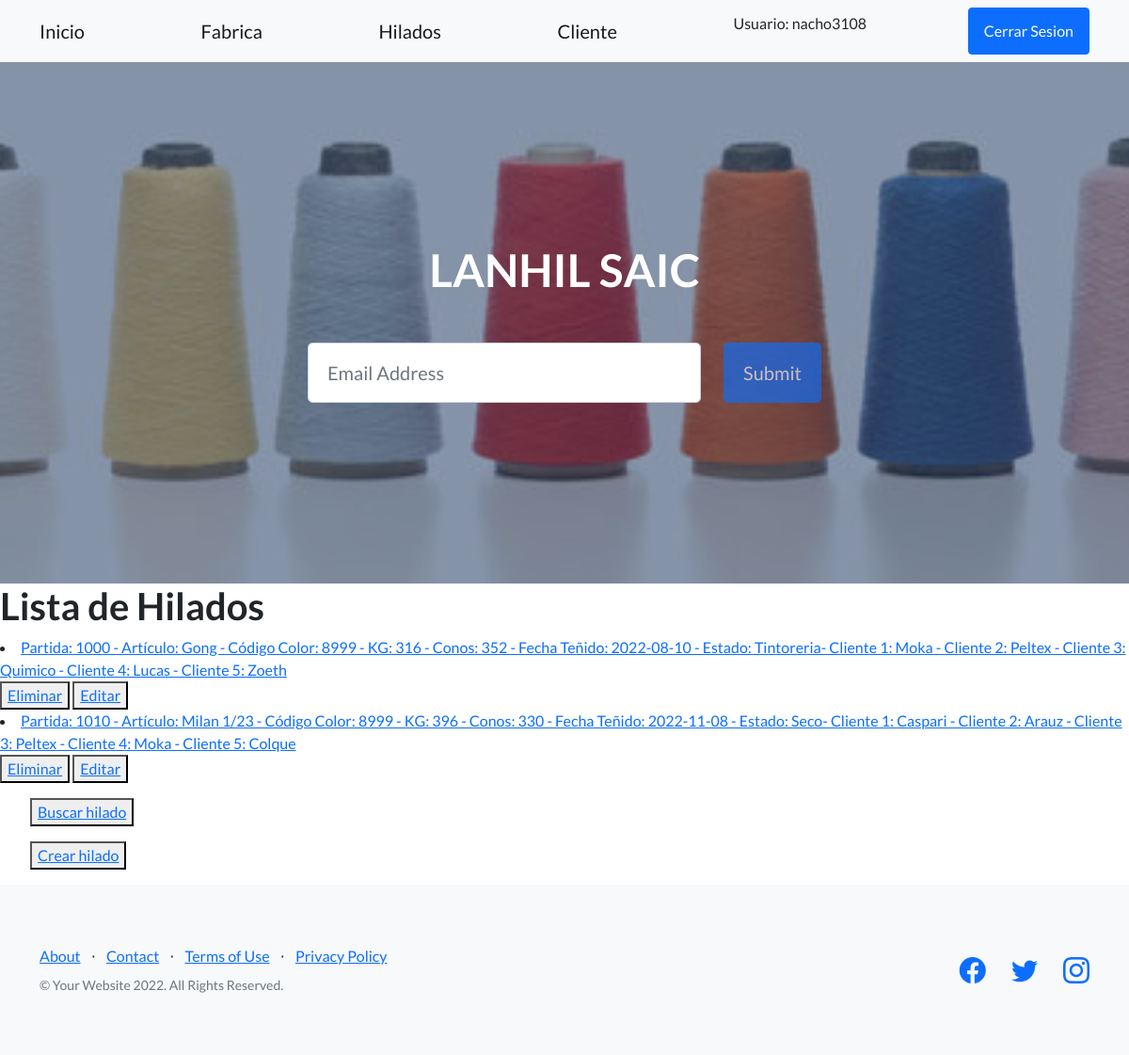
Screenshot of /appProduccion/listaHilados/ (signed in) with the database file from the repository.
### appProduccion/models.py (models this page shows)
class Hilado(models.Model):
    partida = models.IntegerField()
    articulo =  models.CharField(max_length=30)    #el artículo puede ser Gong, Milan, etc
    codigoColor = models.IntegerField() #el código de color es el color con que se tiñe y puede ser el mismo para distintos artículos
    kg = models.IntegerField()
    cantidadConos = models.IntegerField()
    fechaTenido = models.DateField()
    estado =  models.CharField(max_length=20) #puede ser: (TINTORERIA/HUMEDO/SECO/DEVANADO/DEPOSITO)
    clienteTenido1 = models.CharField(max_length=50) #En algun momento tengo que vincular esto con clientes cargados
    clienteTenido2 = models.CharField(max_length=50)
    clienteTenido3 = models.CharField(max_length=50)
    clienteTenido4 = models.CharField(max_length=50)
    clienteTenido5 = models.CharField(max_length=50)
    def __str__(self):
        return f"Partida: {self.partida} - Artículo: {self.articulo} - Código Color: {self.codigoColor} - KG: {self.kg} - Conos: {self.cantidadConos} - Fecha Teñido: {self.fechaTenido} - Estado: {self.estado}- Cliente 1: {self.clienteTenido1} - Cliente 2: {self.clienteTenido2} - Cliente 3: {self.clienteTenido3} - Cliente 4: {self.clienteTenido4} - Cliente 5: {self.clienteTenido5} "

### appProduccion/views.py (the view)
# urls.py: path('listaHilados/', HiladoList.as_view(), name="ListaHilados"),
class HiladoList(LoginRequiredMixin, ListView):
    model = Hilado
    template_name = 'appProduccion/hilado_list.html'
    context_object_name = 'hilados' #recibe como contexto la lista de hilados

### appProduccion/templates/appProduccion/hilado_list.html (shortened to what this page needs)
{% extends "appProduccion/padre.html" %}
{% load static %}
{% block contenidoQueCambia %}
    <h1>Lista de Hilados</h1>
        {% for hilado in hilados %}
            <li>
                <a href="{% url 'DetalleHilado' hilado.id %}">{{hilado}}</a>
            </li>
            <button>
                <a href="{% url 'EliminaHilado' hilado.id %}" >Eliminar</a>
            </button>
            <button>
                <a href="{% url 'ActualizaHilado' hilado.id %}" >Editar</a>
            </button>
        {% endfor %}
    <ul>
        <button>
            <a href = "{% url 'BusquedaHilado' %}">Buscar hilado</a>
        </button>
        </ul>
    <ul>
        <button>
            <a href = "{% url 'CreaHilado' %}">Crear hilado</a>
        </button>
        </ul>
{% endblock %}

### appProduccion/templates/appProduccion/padre.html (shortened to what this page needs)
<!DOCTYPE html>
<html lang="en">
    <head>
        {% load static %}
        <link href="https://cdn.jsdelivr.net/npm/bootstrap-icons@1.5.0/font/bootstrap-icons.css" rel="stylesheet" type="text/css" />
        <link href="{% static 'appProduccion/css/styles.css' %}" rel="stylesheet" />
    </head>
    <body>
        <nav class="navbar navbar-light bg-light static-top">
            <div class="container">
                <a class="navbar-brand" href="{% url 'Inicio' %}">Inicio</a>
                <a class="navbar-brand" href="{% url 'LeerFabricas' %}">Fabrica</a>
                <a class="navbar-brand" href="{% url 'ListaHilados' %}">Hilados</a>
                <a class="navbar-brand" href="{% url 'ListaClientes' %}">Cliente</a>
                {% if user.is_authenticated %}
                    <p>Usuario: {{user.username}}</p>
                    <a class="btn btn-primary" href="{% url 'Logout' %}">Cerrar Sesion</a>
                {% else %}
                    <a class="btn btn-primary" href="{% url 'Login' %}">Iniciar Sesion</a>
                {% endif %}
            </div>
        </nav>
        <header class="masthead">
            <div class="container position-relative">
                <div class="row justify-content-center">
                    <div class="col-xl-6">
                        <div class="text-center text-white">
                            <h1 class="mb-5">LANHIL SAIC</h1>
                            <form class="form-subscribe" id="contactForm" data-sb-form-api-token="API_TOKEN">
                                <div class="row">
                                    <div class="col">
                                        <input class="form-control form-control-lg" id="emailAddress" type="email" placeholder="Email Address" data-sb-validations="required,email" />
                                    </div>
                                    <div class="col-auto"><button class="btn btn-primary btn-lg disabled" id="submitButton" type="submit">Submit</button></div>
                                </div>
                            </form>
                        </div>
                    </div>
                </div>
            </div>
        </header>
        {% block contenidoQueCambia %}
        {% endblock %}
        <footer class="footer bg-light">
            <div class="container">
                <div class="row">
                    <div class="col-lg-6 h-100 text-center text-lg-start my-auto">
                        <ul class="list-inline mb-2">
                            <li class="list-inline-item"><a href="#!">About</a></li>
                            <li class="list-inline-item">⋅</li>
                            <li class="list-inline-item"><a href="#!">Contact</a></li>
                            <li class="list-inline-item">⋅</li>
                            <li class="list-inline-item"><a href="#!">Terms of Use</a></li>
                            <li class="list-inline-item">⋅</li>
                            <li class="list-inline-item"><a href="#!">Privacy Policy</a></li>
                        </ul>
                        <p class="text-muted small mb-4 mb-lg-0">&copy; Your Website 2022. All Rights Reserved.</p>
                    </div>
                    <div class="col-lg-6 h-100 text-center text-lg-end my-auto">
                        <ul class="list-inline mb-0">
                            <li class="list-inline-item me-4">
                                <a href="#!"><i class="bi-facebook fs-3"></i></a>
                            </li>
                            <li class="list-inline-item me-4">
                                <a href="#!"><i class="bi-twitter fs-3"></i></a>
                            </li>
                            <li class="list-inline-item">
                                <a href="#!"><i class="bi-instagram fs-3"></i></a>
                            </li>
                        </ul>
                    </div>
                </div>
            </div>
        </footer>
    </body>
</html>

### rows the page displays
Hilado: partida+articulo+codigoColor "Partida: 1000 - Artículo: Gong - Código Color: 8999 - KG: 316 - Conos: 352 - Fecha Teñido: 2022-08-10 - Estado: Tintoreria- Cliente 1: Moka - Cliente 2: Peltex - Cliente 3: Quimico - Cliente 4: Lucas - Cliente 5: Zoeth"
Hilado: partida+articulo+codigoColor "Partida: 1010 - Artículo: Milan 1/23 - Código Color: 8999 - KG: 396 - Conos: 330 - Fecha Teñido: 2022-11-08 - Estado: Seco- Cliente 1: Caspari - Cliente 2: Arauz - Cliente 3: Peltex - Cliente 4: Moka - Cliente 5: Colque"

### other values shown
{{ user.username }} "nacho3108"
